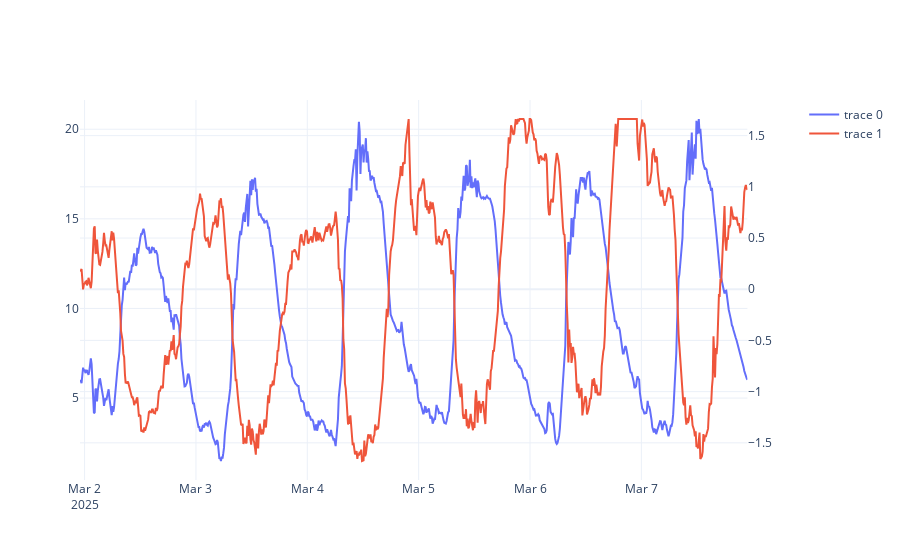

Here is the notebook cell this chart was saved with:
### Code cell
from plotly.subplots import make_subplots
fig = make_subplots(specs=[[{"secondary_y": True}]])

fig.add_trace(
    go.Scatter(x = df["_time"], y = y), secondary_y = False
)

fig.add_trace(
    go.Scatter(x = df["_time"], y = X['airHumidity']), secondary_y = True
)

fig.update_layout(template = "plotly_white")

### Figure 1 — Plotly figure (JSON) as saved in the notebook; plotly's stock layout.template omitted (floating-point values rounded to 4 significant figures; data arrays with more than 128 entries replaced by an {"elided": "..."} marker saying what was removed)
{"data": [{"type": "scatter", "x": {"elided": "861 str values"}, "xaxis": "x", "y": {"elided": "861 float values"}, "yaxis": "y"}, {"type": "scatter", "x": {"elided": "861 str values"}, "xaxis": "x", "y": {"elided": "861 float values"}, "yaxis": "y2"}], "layout": {"xaxis": {"anchor": "y", "domain": [0, 0.94]}, "yaxis": {"anchor": "x", "domain": [0, 1]}, "yaxis2": {"anchor": "x", "overlaying": "y", "side": "right"}}}
